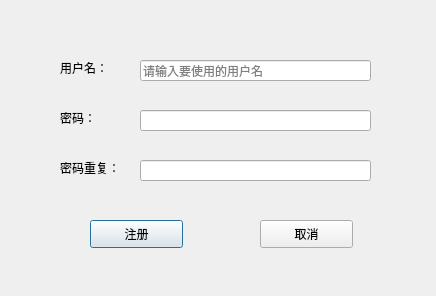
<?xml version="1.0" encoding="UTF-8"?>
<ui version="4.0">
 <class>SignUp</class>
 <widget class="QDialog" name="SignUp">
  <property name="geometry">
   <rect>
    <x>0</x>
    <y>0</y>
    <width>436</width>
    <height>296</height>
   </rect>
  </property>
  <property name="windowTitle">
   <string>Dialog</string>
  </property>
  <widget class="QPushButton" name="signupokBtn">
   <property name="geometry">
    <rect>
     <x>90</x>
     <y>220</y>
     <width>93</width>
     <height>28</height>
    </rect>
   </property>
   <property name="text">
    <string>注册</string>
   </property>
  </widget>
  <widget class="QPushButton" name="cancelupBtn">
   <property name="geometry">
    <rect>
     <x>260</x>
     <y>220</y>
     <width>93</width>
     <height>28</height>
    </rect>
   </property>
   <property name="text">
    <string>取消</string>
   </property>
  </widget>
  <widget class="QLineEdit" name="usreditLine">
   <property name="geometry">
    <rect>
     <x>140</x>
     <y>60</y>
     <width>231</width>
     <height>21</height>
    </rect>
   </property>
   <property name="placeholderText">
    <string>请输入要使用的用户名</string>
   </property>
  </widget>
  <widget class="QLineEdit" name="pwdeditLine">
   <property name="geometry">
    <rect>
     <x>140</x>
     <y>110</y>
     <width>231</width>
     <height>21</height>
    </rect>
   </property>
   <property name="echoMode">
    <enum>QLineEdit::Password</enum>
   </property>
  </widget>
  <widget class="QLineEdit" name="pwdeditLine2">
   <property name="geometry">
    <rect>
     <x>140</x>
     <y>160</y>
     <width>231</width>
     <height>21</height>
    </rect>
   </property>
   <property name="echoMode">
    <enum>QLineEdit::Password</enum>
   </property>
  </widget>
  <widget class="QLabel" name="label">
   <property name="geometry">
    <rect>
     <x>60</x>
     <y>60</y>
     <width>81</width>
     <height>16</height>
    </rect>
   </property>
   <property name="text">
    <string>用户名：</string>
   </property>
  </widget>
  <widget class="QLabel" name="label_2">
   <property name="geometry">
    <rect>
     <x>60</x>
     <y>110</y>
     <width>61</width>
     <height>16</height>
    </rect>
   </property>
   <property name="text">
    <string>密码：</string>
   </property>
  </widget>
  <widget class="QLabel" name="label_3">
   <property name="geometry">
    <rect>
     <x>60</x>
     <y>160</y>
     <width>71</width>
     <height>16</height>
    </rect>
   </property>
   <property name="text">
    <string>密码重复：</string>
   </property>
  </widget>
 </widget>
 <resources/>
 <connections>
  <connection>
   <sender>signupokBtn</sender>
   <signal>clicked()</signal>
   <receiver>SignUp</receiver>
   <slot>accept()</slot>
   <hints>
    <hint type="sourcelabel">
     <x>136</x>
     <y>233</y>
    </hint>
    <hint type="destinationlabel">
     <x>217</x>
     <y>147</y>
    </hint>
   </hints>
  </connection>
  <connection>
   <sender>cancelupBtn</sender>
   <signal>clicked()</signal>
   <receiver>SignUp</receiver>
   <slot>close()</slot>
   <hints>
    <hint type="sourcelabel">
     <x>306</x>
     <y>233</y>
    </hint>
    <hint type="destinationlabel">
     <x>217</x>
     <y>147</y>
    </hint>
   </hints>
  </connection>
 </connections>
</ui>
